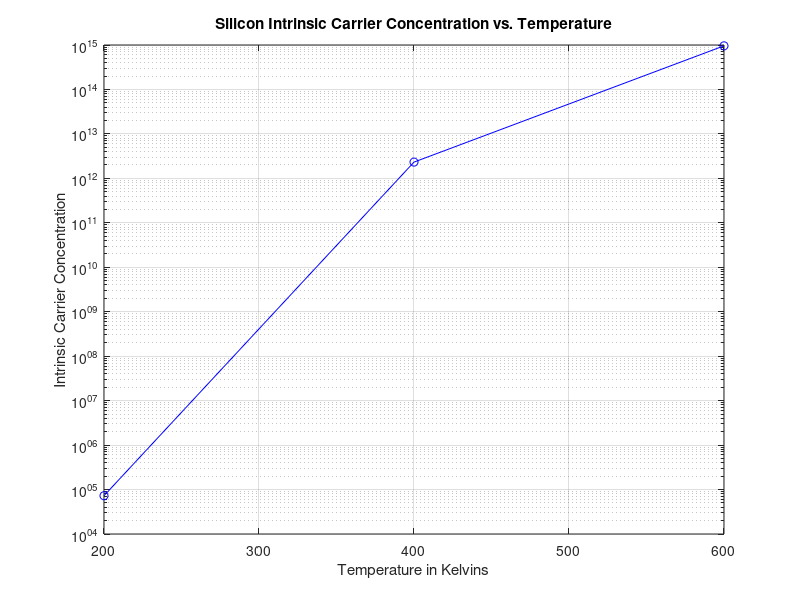
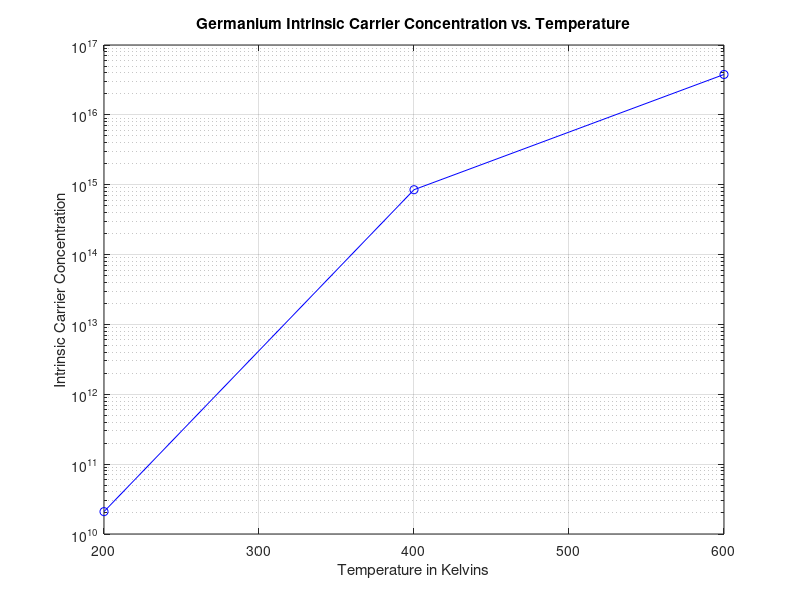
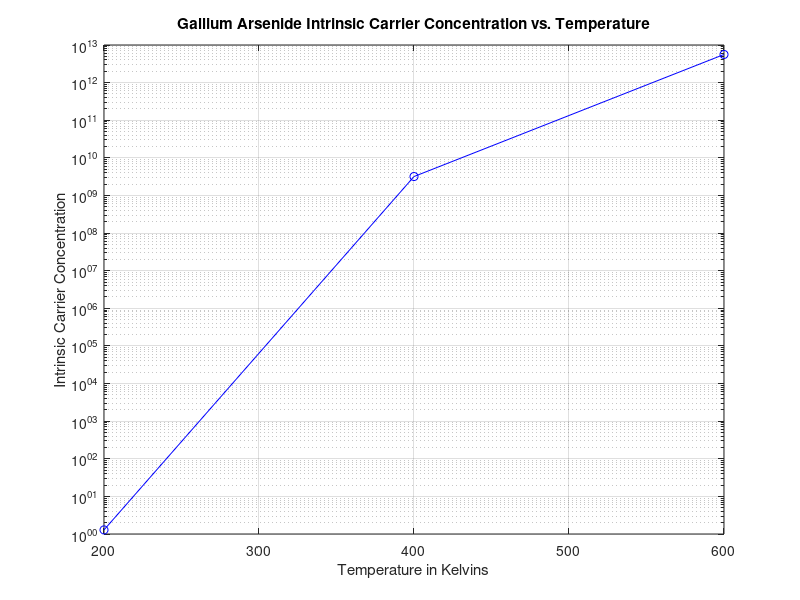

Write the MATLAB code that produced these figures, in order.
%Boltzmann's constant
k = 8.62*10.^-5;

%Bandgap Energy
energyS = 1.12;
energyG = 0.66;
energyGaAs = 1.42;

%Nc
NcS = 2.8*10.^19;
NcG = 1.04*10.^19;
NcGaAs = 4.7*10.^17;

%Nv
NvS = 1.04*10.^19;
NvG = 6*10.^18;
NvGaAs = 7*10.^18;

%T(K)
T1 = 200;
T2 = 400;
T3 = 600;

%Silicon
SniT1 = sqrt(NcS*NvS*(T1/300).^3*exp(-energyS/(k*T1)))
SniT2 = sqrt(NcS*NvS*(T2/300).^3*exp(-energyS/(k*T2)))
SniT3 = sqrt(NcS*NvS*(T3/300).^3*exp(-energyS/(k*T3)))

%Germanium
GniT1 = sqrt(NcG*NvG*(T1/300).^3*exp(-energyG/(k*T1)))
GniT2 = sqrt(NcG*NvG*(T2/300).^3*exp(-energyG/(k*T2)))
GniT3 = sqrt(NcG*NvG*(T3/300).^3*exp(-energyG/(k*T3)))

%Gallium Arsenide
GaAsniT1 = sqrt(NcGaAs*(T1/300).^3*NvGaAs*exp(-energyGaAs/(k*T1)))
GaAsniT2 = sqrt(NcGaAs*(T2/300).^3*NvGaAs*exp(-energyGaAs/(k*T2)))
GaAsniT3 = sqrt(NcGaAs*(T3/300).^3*NvGaAs*exp(-energyGaAs/(k*T3)))

%plots

%Silicon
xS = [T1 T2 T3];
yS = [SniT1 SniT2 SniT3];
figure;
semilogy(xS,yS,'b-o');
title('Silicon Intrinsic Carrier Concentration vs. Temperature');
xlabel('Temperature in Kelvins');
ylabel('Intrinsic Carrier Concentration');
grid;

%Germanium
xG = [T1 T2 T3];
yG = [GniT1 GniT2 GniT3];
figure;
semilogy(xG,yG,'b-o');
title('Germanium Intrinsic Carrier Concentration vs. Temperature');
xlabel('Temperature in Kelvins');
ylabel('Intrinsic Carrier Concentration');
grid;

%Gallium Arsenide
xGaAs = [T1 T2 T3];
yGaAs = [GaAsniT1 GaAsniT2 GaAsniT3];
figure;
semilogy(xGaAs,yGaAs,'b-o');
title('Gallium Arsenide Intrinsic Carrier Concentration vs. Temperature');
xlabel('Temperature in Kelvins');
ylabel('Intrinsic Carrier Concentration');
grid;